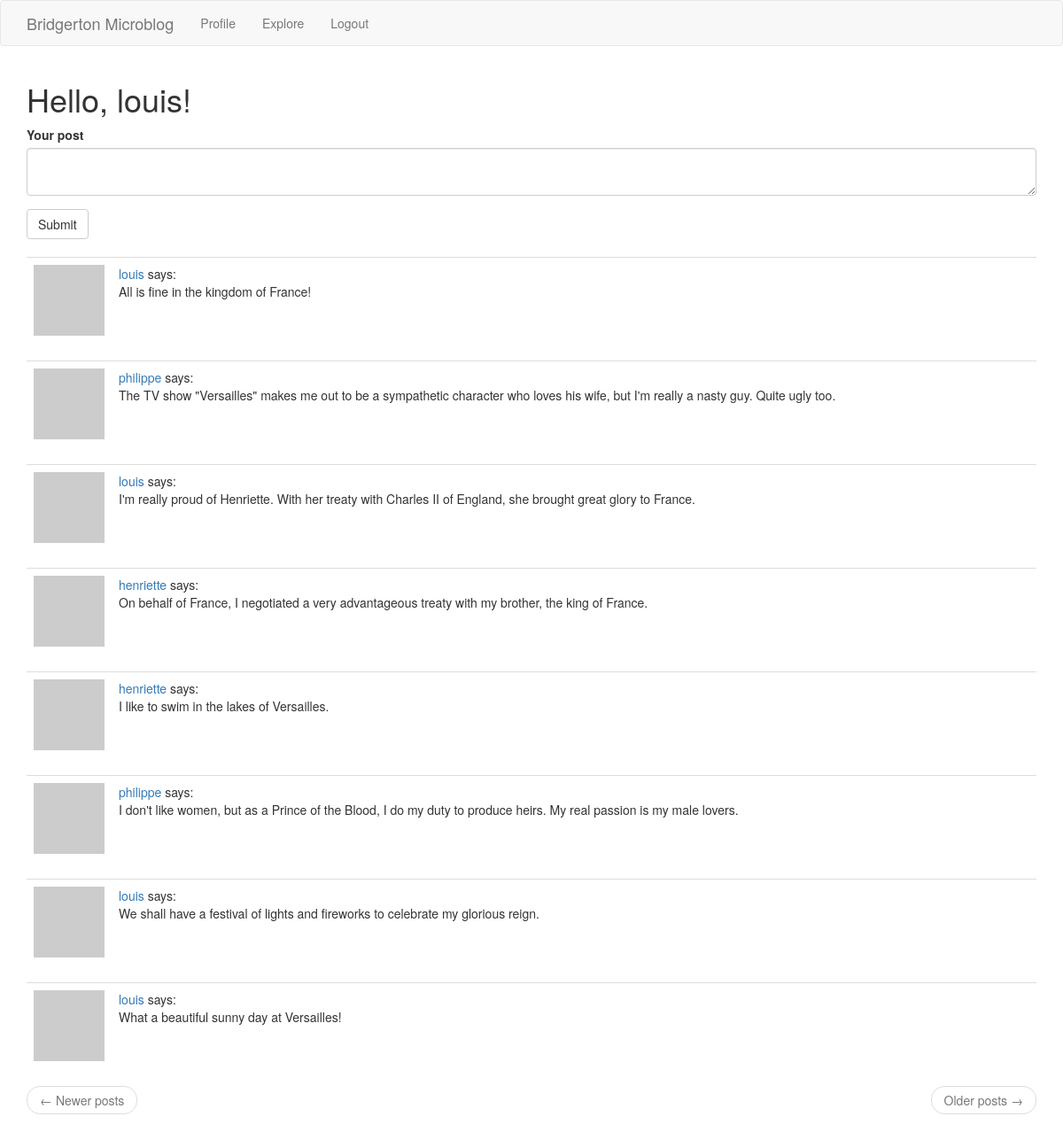
Page /index (signed in) on the committed database.
### app/models.py (models this page shows, shortened)
class User(UserMixin, db.Model):
    id = db.Column(db.Integer, primary_key=True)
    username = db.Column(db.String(64), index=True, unique=True)
    email = db.Column(db.String(128), index=True, unique=True)
    password_hash = db.Column(db.String(128))
    posts = db.relationship('Post', backref='author', lazy='dynamic')
    about_me = db.Column(db.String(256))
    last_seen = db.Column(db.DateTime, default=datetime.utcnow)
    followed = db.relationship(
        'User', secondary=followers,
        primaryjoin=(followers.c.follower_id == id),
        secondaryjoin=(followers.c.poster_id == id),
        backref=db.backref('followers', lazy='dynamic'), lazy='dynamic')
    def avatar(self, size):
        hexdigest = md5(self.email.lower().encode('utf-8')).hexdigest()
        return f'https://www.gravatar.com/avatar/{hexdigest}?s={size}&d=identicon'
    def followed_posts(self):
        followed = Post.query.join(
            followers, (followers.c.poster_id == Post.user_id)).filter(
            followers.c.follower_id == self.id)
        own = Post.query.filter_by(user_id=self.id)
        return followed.union(own).order_by(Post.timestamp.desc())

class Post(db.Model):
    id = db.Column(db.Integer, primary_key=True)
    body = db.Column(db.String(140))
    timestamp = db.Column(db.DateTime, index=True, default=datetime.utcnow)
    user_id = db.Column(db.Integer, db.ForeignKey('user.id'))

### app/routes.py (the view)
@app.route('/', methods=['GET', 'POST'])
@app.route('/index', methods=['GET', 'POST'])
@login_required
def index():
    form = PostForm()
    if form.validate_on_submit():
        post = Post(body=form.body.data, author=current_user)
        db.session.add(post)
        db.session.commit()
        flash('Your post is now live!')
        return redirect(url_for('index'))
    page = request.args.get('page', 1, type=int)
    posts = current_user.followed_posts().paginate(
        page, app.config['POSTS_PER_PAGE'], False)
    next_url = url_for('index', page=posts.next_num) \
        if posts.has_next else None
    prev_url = url_for('index', page=posts.prev_num) \
        if posts.has_prev else None
    return render_template('index.html', title='Home', form=form,
                           posts=posts.items, next_url=next_url,
                           prev_url=prev_url)

### app/forms.py
class PostForm(FlaskForm):
    body = TextAreaField('Your post', validators=[DataRequired(), Length(min=1, max=140)])
    submit = SubmitField('Submit')

### app/models.py (called while the page is built)
@login.user_loader
def load_user(id):
    return User.query.get(int(id))

### app/routes.py (called while the page is built)
@app.before_request
def before_request():
    if current_user.is_authenticated:
        current_user.last_seen = datetime.utcnow()
        db.session.commit()

### app/templates/index.html
{% extends "base.html" %}
{% import 'bootstrap/wtf.html' as wtf %}
{% block app_content %}
    <h1>Hello, {{ current_user.username }}!</h1>
    {% if form %}
        {{ wtf.quick_form(form) }}
        <br>
    {% endif %}
    {% for post in posts %}
        {% include '_post.html' %}
    {% endfor %}
    <nav aria-label="...">
        <ul class="pager">
            <li class="previous{% if not prev_url %} disabled{% endif %}">
                <a href="{{ prev_url or '#' }}">
                    <span aria-hidden="true">&larr;</span> Newer posts
                </a>
            </li>
            <li class="next{% if not next_url %} disabled{% endif %}">
                <a href="{{ next_url or '#' }}">
                    Older posts <span aria-hidden="true">&rarr;</span>
                </a>
            </li>
        </ul>
    </nav>
{% endblock %}

### app/templates/_post.html
<table class="table table-hover">
    <tr>
        <td width="70px">
            <a href="{{  url_for('user_profile', username=post.author.username) }}">
                <img src="{{ post.author.avatar(70) }}">
            </a>
        </td>
        <td>
            <a href="{{ url_for('user_profile', username=post.author.username) }}">
                {{ post.author.username }}
            </a>
            says:
            <br/>
            {{ post.body }}
        </td>
    </tr>
</table>

### rows in the picture
User: username "louis"
Post: author.username "louis", body "All is fine in the kingdom of France!"
Post: author.username "philippe", body "The TV show \"Versailles\" makes me out to be a sympathetic character who loves his wife, but I'm really a nasty guy. Quite ugly too."
Post: author.username "louis", body "I'm really proud of Henriette. With her treaty with Charles II of England, she brought great glory to France."
Post: author.username "henriette", body "On behalf of France, I negotiated a very advantageous treaty with my brother, the king of France."
Post: author.username "henriette", body "I like to swim in the lakes of Versailles."
Post: author.username "philippe", body "I don't like women, but as a Prince of the Blood, I do my duty to produce heirs. My real passion is my male lovers."
Post: author.username "louis", body "We shall have a festival of lights and fireworks to celebrate my glorious reign."
Post: author.username "louis", body "What a beautiful sunny day at Versailles!"
